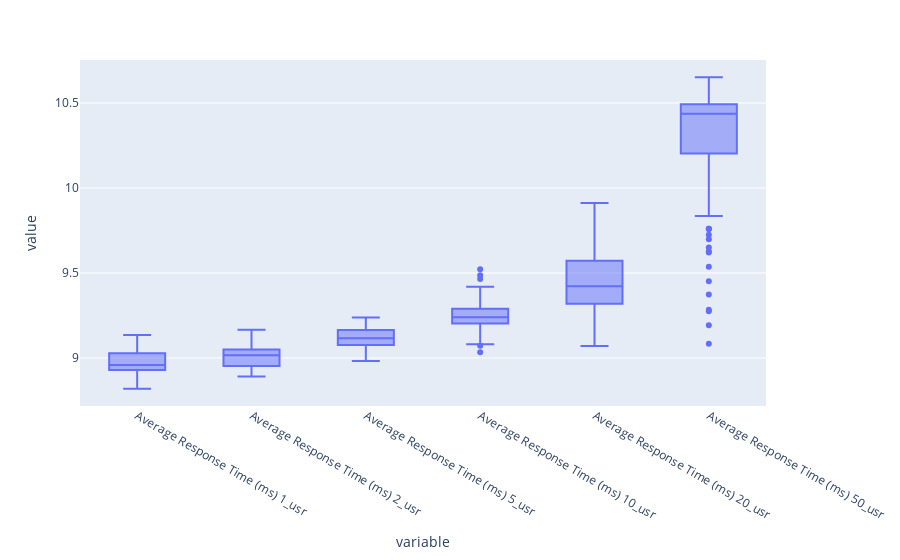

Notebook code cell kept with this figure:
### Code cell
fig_boxplot.show()

### Figure 1 — Plotly figure (JSON) as saved in the notebook; plotly's stock layout.template omitted (floating-point values rounded to 4 significant figures; data arrays with more than 128 entries replaced by an {"elided": "..."} marker saying what was removed)
{"data": [{"alignmentgroup": "True", "hovertemplate": "variable=%{x}<br>value=%{y}<extra></extra>", "legendgroup": "", "marker": {"color": "#636efa"}, "name": "", "notched": false, "offsetgroup": "", "orientation": "v", "showlegend": false, "type": "box", "x": {"elided": "900 str values"}, "x0": " ", "xaxis": "x", "y": {"elided": "900 float values"}, "y0": " ", "yaxis": "y"}], "layout": {"boxmode": "group", "legend": {"tracegroupgap": 0}, "margin": {"t": 60}, "xaxis": {"anchor": "y", "domain": [0, 1], "title": {"text": "variable"}}, "yaxis": {"anchor": "x", "domain": [0, 1], "title": {"text": "value"}}}}
